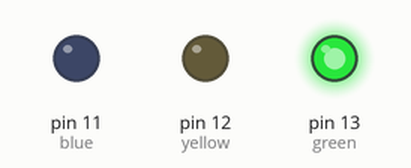
Recording of a sketch running on a simulated Arduino Uno, built with avr-gcc and run on an emulated ATmega328P. Parts: output pins drawn as LEDs (lit = HIGH).

Above: at 2.5 s.
At 7.5 s:
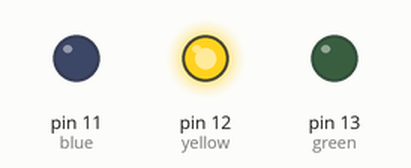
At 12.5 s:
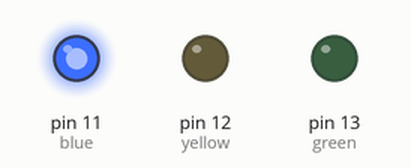
Timing chart, 0 to 19.5 s (numbered marks = the images above):
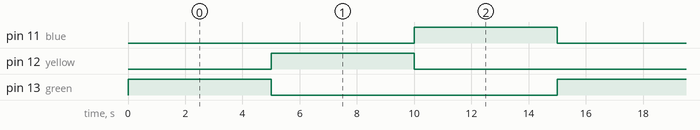

Measured:
- by itself, pin 11 (blue), pin 12 (yellow), pin 13 (green): alternates HIGH for 5.0 s and LOW for 10.0 s
- by itself, everything shown: repeats every 15.0 s, in 3 steps

The sketch:

2LEDsShinesAlternately.ino
```cpp
int green = 13;
int yellow = 12;
int blue = 11;
void setup() {
  // put your setup code here, to run once:
pinMode(green , OUTPUT);
pinMode(yellow , OUTPUT);
pinMode(blue , OUTPUT);
}

void loop() {
  // put your main code here, to run repeatedly:
digitalWrite(green,HIGH);
digitalWrite(blue,LOW);
delay(5000);
digitalWrite(green,LOW);
digitalWrite(yellow,HIGH);
delay(5000);
digitalWrite(yellow,LOW);
digitalWrite(blue,HIGH);
delay(5000);

}
```
